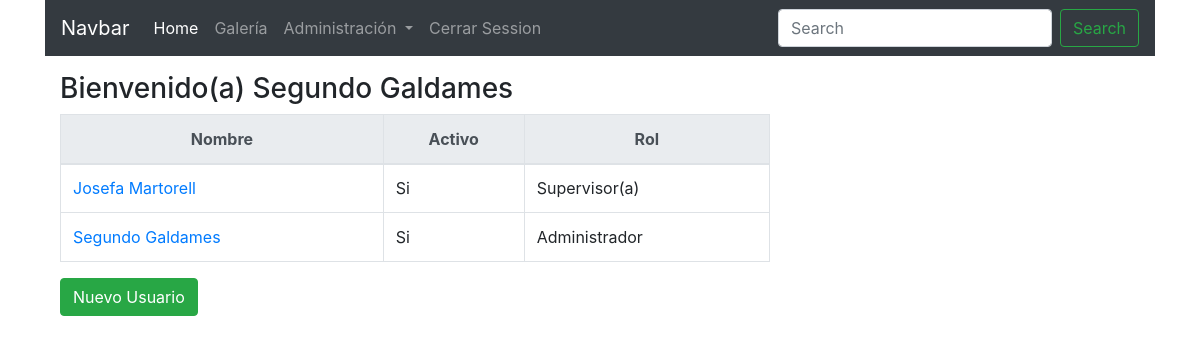
/usuarios.php (signed in), run on the app's committed database.
### tables this page shows
CREATE TABLE `usuarios` (
  `id` int(11) NOT NULL AUTO_INCREMENT,
  `nombre` varchar(255) NOT NULL,
  `email` varchar(255) NOT NULL,
  `password` varchar(255) NOT NULL,
  `rol_id` int(11) NOT NULL,
  `activo` int(11) NOT NULL,
  `created_at` datetime DEFAULT NULL,
  `updated_at` datetime DEFAULT NULL,
  PRIMARY KEY (`id`)
);

CREATE TABLE `roles` (
  `id` int(11) NOT NULL AUTO_INCREMENT,
  `nombre` varchar(20) NOT NULL,
  `created_at` datetime DEFAULT NULL,
  `updated_at` datetime DEFAULT NULL,
  PRIMARY KEY (`id`)
);

### usuarios.php (the view, shortened to what this page needs)
<?php
require('conexion.php');
$usuarios = $con->prepare("SELECT u.id, u.nombre as usuario, u.activo, r.nombre as rol FROM usuarios u INNER JOIN roles r ON u.rol_id = r.id ORDER BY id DESC");
$usuarios->execute();
$res = $usuarios->fetchAll();
if(isset($_SESSION['autenticado']) && ($_SESSION['rol'] >= 1) && ($_SESSION['rol'] <= 3)):
?>
<!DOCTYPE html>
<html>
<head>
	<link rel="stylesheet" href="https://stackpath.bootstrapcdn.com/bootstrap/4.4.1/css/bootstrap.min.css">
</head>
<body>
	<div class="container">
		<?php include('header.php') ?>
		<div class="col-md-8 mt-3">
			<?php if(isset($res) && count($res)): ?>
				<?php if(isset($_SESSION['autenticado'])): ?>
						<h3>Bienvenido(a) <?php echo $_SESSION['nombre']; ?></h3>
				<?php endif; ?>
				<table class="table table-hover table-bordered">
					<tr>
						<thead class="thead-light text-center">
							<th>Nombre</th>
							<th>Activo</th>
							<th>Rol</th>
						</thead>
					</tr>
					<?php foreach($res as $r): ?>
						<tr>
							<td>
								<a href="verUsuario.php?id=<?php echo $r['id'];?>"><?php echo $r['usuario']; ?></a>
							</td>
							<td>
								<?php if($r['activo']==1): ?> Si <?php else: ?> No <?php endif; ?>
							</td>
							<td><?php echo $r['rol'] ?></td>
						</tr>
					<?php endforeach; ?>
				</table>
				<?php else: ?>
					<p class="text-info">No hay usuarios registrados</p>
				<?php endif; ?>
			<a href="crearUsuario.php" class="btn btn-success">Nuevo Usuario</a>
		</div>
	</div>
</body>
</html>
<?php
	else:
		header('Location: galeriaProductos.php');
	endif;
?>

### data on the page
usuarios: nombre "Josefa Martorell", activo "Si", rol.nombre "Supervisor(a)"
usuarios: nombre "Segundo Galdames", activo "Si", rol.nombre "Administrador"

### other printed values
$_SESSION['nombre'] "Segundo Galdames"
